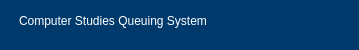
     <widget class="QFrame" name="top_bar">
      <property name="minimumSize">
       <size>
        <width>0</width>
        <height>50</height>
       </size>
      </property>
      <property name="maximumSize">
       <size>
        <width>16777215</width>
        <height>40</height>
       </size>
      </property>
      <property name="styleSheet">
       <string notr="true">background-color: rgb(0, 58, 108);
</string>
      </property>
      <property name="frameShape">
       <enum>QFrame::NoFrame</enum>
      </property>
      <property name="frameShadow">
       <enum>QFrame::Plain</enum>
      </property>
      <layout class="QHBoxLayout" name="horizontalLayout">
       <property name="spacing">
        <number>0</number>
       </property>
       <property name="leftMargin">
        <number>0</number>
       </property>
       <property name="topMargin">
        <number>0</number>
       </property>
       <property name="rightMargin">
        <number>0</number>
       </property>
       <property name="bottomMargin">
        <number>0</number>
       </property>
       <item>
        <widget class="QFrame" name="toggle_button">
         <property name="maximumSize">
          <size>
           <width>70</width>
           <height>60</height>
          </size>
         </property>
         <property name="styleSheet">
          <string notr="true">QPushButton:hover{
	background-color: rgb(85, 170, 255);
	border-radius: 15px
}</string>
         </property>
         <property name="frameShape">
          <enum>QFrame::NoFrame</enum>
         </property>
         <property name="frameShadow">
          <enum>QFrame::Plain</enum>
         </property>
         <widget class="QPushButton" name="Btn_Toggle">
          <property name="geometry">
           <rect>
            <x>0</x>
            <y>-20</y>
            <width>70</width>
            <height>81</height>
           </rect>
          </property>
          <property name="sizePolicy">
           <sizepolicy hsizetype="Expanding" vsizetype="Expanding">
            <horstretch>0</horstretch>
            <verstretch>0</verstretch>
           </sizepolicy>
          </property>
          <property name="minimumSize">
           <size>
            <width>70</width>
            <height>60</height>
           </size>
          </property>
          <property name="maximumSize">
           <size>
            <width>250</width>
            <height>16777215</height>
           </size>
          </property>
          <property name="styleSheet">
           <string notr="true">QPushButton{
	
	background-image: url(:/icons/icons/cil-menu.png);
	background-repeat:none;
	padding: 5px 30px;
	border: none;
}
QPushButton:hover{
	background-color: rgb(85, 170, 255);
}

</string>
          </property>
          <property name="text">
           <string/>
          </property>
          <property name="icon">
           <iconset resource="resource.qrc">
            <normaloff>:/icons/icons/cil-menu.png</normaloff>:/icons/icons/cil-menu.png</iconset>
          </property>
          <property name="iconSize">
           <size>
            <width>24</width>
            <height>24</height>
           </size>
          </property>
         </widget>
        </widget>
       </item>
       <item>
        <widget class="QFrame" name="frame_top">
         <property name="styleSheet">
          <string notr="true"/>
         </property>
         <property name="frameShape">
          <enum>QFrame::NoFrame</enum>
         </property>
         <property name="frameShadow">
          <enum>QFrame::Plain</enum>
         </property>
         <layout class="QHBoxLayout" name="horizontalLayout_4">
          <property name="spacing">
           <number>0</number>
          </property>
          <property name="leftMargin">
           <number>0</number>
          </property>
          <property name="topMargin">
           <number>0</number>
          </property>
          <property name="rightMargin">
           <number>0</number>
          </property>
          <property name="bottomMargin">
           <number>0</number>
          </property>
          <item>
           <widget class="QFrame" name="frame_15">
            <property name="frameShape">
             <enum>QFrame::NoFrame</enum>
            </property>
            <property name="frameShadow">
             <enum>QFrame::Plain</enum>
            </property>
            <layout class="QHBoxLayout" name="horizontalLayout_10">
             <property name="leftMargin">
              <number>0</number>
             </property>
             <property name="topMargin">
              <number>0</number>
             </property>
             <property name="rightMargin">
              <number>9</number>
             </property>
             <property name="bottomMargin">
              <number>9</number>
             </property>
             <item>
              <widget class="QFrame" name="frame_16">
               <property name="frameShape">
                <enum>QFrame::NoFrame</enum>
               </property>
               <property name="frameShadow">
                <enum>QFrame::Plain</enum>
               </property>
              </widget>
             </item>
             <item>
              <widget class="QLabel" name="label_9">
               <property name="maximumSize">
                <size>
                 <width>50</width>
                 <height>40</height>
                </size>
               </property>
               <property name="styleSheet">
                <string notr="true">image: url(:/icons/icons/CS.png);</string>
               </property>
               <property name="text">
                <string/>
               </property>
               <property name="textFormat">
                <enum>Qt::PlainText</enum>
               </property>
               <property name="pixmap">
                <pixmap>icons/CS.png</pixmap>
               </property>
               <property name="scaledContents">
                <bool>true</bool>
               </property>
              </widget>
             </item>
             <item>
              <widget class="QLabel" name="label_5">
               <property name="minimumSize">
                <size>
                 <width>200</width>
                 <height>0</height>
                </size>
               </property>
               <property name="maximumSize">
                <size>
                 <width>900</width>
                 <height>16777215</height>
                </size>
               </property>
               <property name="styleSheet">
                <string notr="true">font: 75 14pt &quot;Century Gothic&quot;;
color: rgb(255, 255, 255);</string>
               </property>
               <property name="text">
                <string>Computer Studies Queuing System</string>
               </property>
              </widget>
             </item>
             <item>
              <widget class="QFrame" name="frame_17">
               <property name="frameShape">
                <enum>QFrame::NoFrame</enum>
               </property>
               <property name="frameShadow">
                <enum>QFrame::Plain</enum>
               </property>
              </widget>
             </item>
            </layout>
           </widget>
          </item>
          <item>
           <widget class="QFrame" name="frame_14">
            <property name="minimumSize">
             <size>
              <width>125</width>
              <height>0</height>
             </size>
            </property>
            <property name="maximumSize">
             <size>
              <width>125</width>
              <height>16777215</height>
             </size>
            </property>
            <property name="frameShape">
             <enum>QFrame::NoFrame</enum>
            </property>
            <property name="frameShadow">
             <enum>QFrame::Plain</enum>
            </property>
            <layout class="QHBoxLayout" name="horizontalLayout_9">
             <property name="spacing">
              <number>0</number>
             </property>
             <property name="leftMargin">
              <number>0</number>
             </property>
             <property name="topMargin">
              <number>0</number>
             </property>
             <property name="rightMargin">
              <number>0</number>
             </property>
             <property name="bottomMargin">
              <number>0</number>
             </property>
             <item>
              <widget class="QPushButton" name="minimize_btn">
               <property name="minimumSize">
                <size>
                 <width>30</width>
                 <height>30</height>
                </size>
               </property>
               <property name="maximumSize">
                <size>
                 <width>30</width>
                 <height>30</height>
                </size>
               </property>
               <property name="toolTip">
                <string>Minimize</string>
               </property>
               <property name="styleSheet">
                <string notr="true">QPushButton{
	border: none;
	
	image: url(:/icons/icons/cil-window-minimize.png);
}
QPushButton:hover{
	background-color: rgb(85, 170, 255);
}
</string>
               </property>
               <property name="text">
                <string/>
               </property>
               <property name="iconSize">
                <size>
                 <width>30</width>
                 <height>30</height>
                </size>
               </property>
              </widget>
             </item>
             <item>
              <widget class="QPushButton" name="maximize_btn">
               <property name="maximumSize">
                <size>
                 <width>30</width>
                 <height>30</height>
                </size>
               </property>
               <property name="sizeIncrement">
                <size>
                 <width>30</width>
                 <height>30</height>
                </size>
               </property>
               <property name="toolTip">
                <string>Maximize</string>
               </property>
               <property name="toolTipDuration">
                <number>0</number>
               </property>
               <property name="styleSheet">
                <string notr="true">QPushButton{
	border: none;
	
	image: url(:/icons/icons/cil-window-maximize.png);
}
QPushButton:hover{
	background-color: rgb(85, 170, 255);
}</string>
               </property>
               <property name="text">
                <string/>
               </property>
               <property name="iconSize">
                <size>
                 <width>30</width>
                 <height>30</height>
                </size>
               </property>
              </widget>
             </item>
             <item>
              <widget class="QPushButton" name="close_btn">
               <property name="minimumSize">
                <size>
                 <width>30</width>
                 <height>30</height>
                </size>
               </property>
               <property name="maximumSize">
                <size>
                 <width>30</width>
                 <height>30</height>
                </size>
               </property>
               <property name="toolTip">
                <string>Close</string>
               </property>
               <property name="styleSheet">
                <string notr="true">QPushButton{
	border: none;
	
	image: url(:/icons/icons/cil-x.png);
}
QPushButton:hover{
	background-color: rgb(85, 170, 255);
}</string>
               </property>
               <property name="text">
                <string/>
               </property>
               <property name="iconSize">
                <size>
                 <width>30</width>
                 <height>30</height>
                </size>
               </property>
              </widget>
             </item>
            </layout>
           </widget>
          </item>
         </layout>
        </widget>
       </item>
      </layout>
     </widget>
